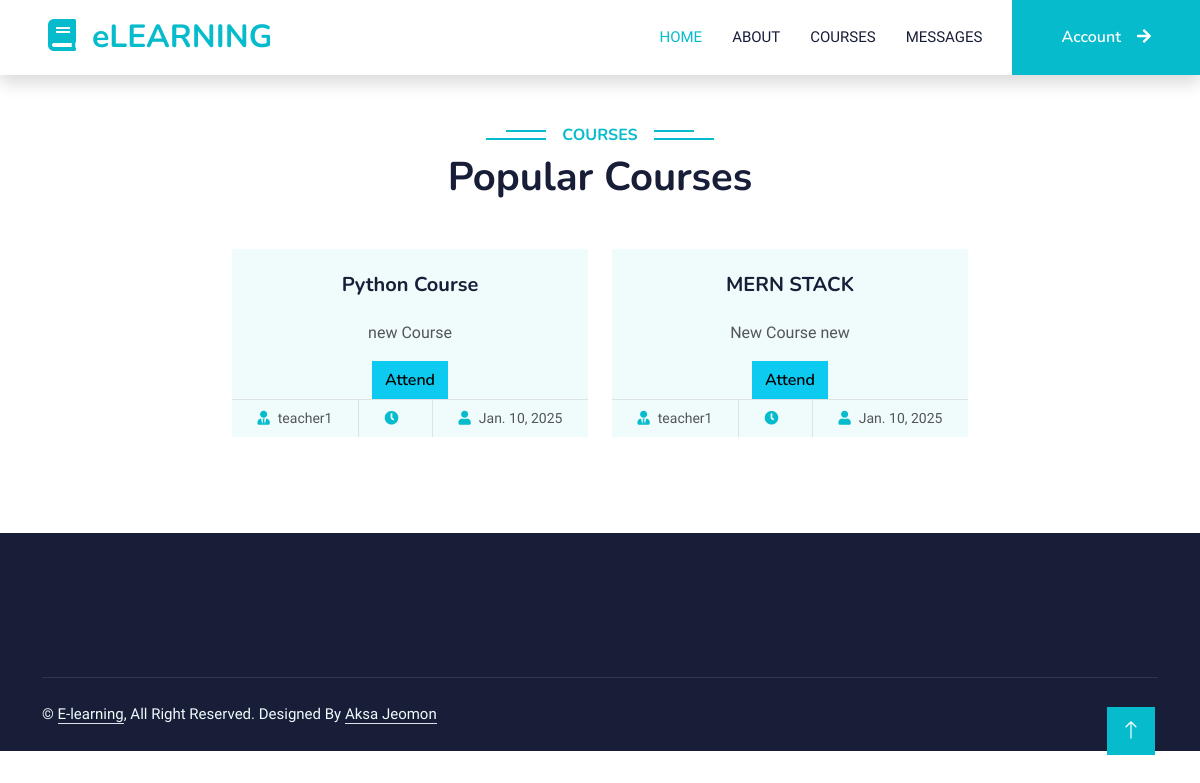
The page /course on the database its author committed.
### study/models.py (models this page shows)
class Courses(models.Model):
    user = models.ForeignKey(User,on_delete=models.CASCADE, related_query_name="owner")
    course_title = models.CharField(max_length=255)
    added_date = models.DateField(auto_now_add=True)
    description = models.TextField()

### study/views.py (the view)
# urls.py: path("course",views.course,name="course"),
def course(request):
    courses = Courses.objects.all()
    context = {
        "courses":courses
    }
    return render(request, "course.html",context )

### templates/course.html (shortened to what this page needs)
{% extends 'index.html' %}
{% load static %}
{% block content %}
  <div class="container-xxl py-5">
    <div class="container">
        <div class="text-center wow fadeInUp" data-wow-delay="0.1s">
            <h6 class="section-title bg-white text-center text-primary px-3">Courses</h6>
            <h1 class="mb-5">Popular Courses</h1>
        </div>
        <div class="row g-4 justify-content-center">
            {% for i in courses %}
            <div class="col-lg-4 col-md-6 wow fadeInUp" data-wow-delay="0.1s">
                <div class="course-item bg-light">
                    <div class="text-center p-4 pb-0">
                        <h5 class="mb-4">{{i.course_title}}</h5>
                        <p>{{i.description}}</p>
                        <a href="{%url 'course_details' i.id %}" class="btn btn-info">Attend</a>
                    </div>
                    <div class="d-flex border-top">
                        <small class="flex-fill text-center border-end py-2"><i class="fa fa-user-tie text-primary me-2"></i>{{i.user}}</small>
                        <small class="flex-fill text-center border-end py-2"><i class="fa fa-clock text-primary me-2"></i></small>
                        <small class="flex-fill text-center py-2"><i class="fa fa-user text-primary me-2"></i>{{i.added_date}}</small>
                    </div>
                </div>
            </div>
            {% endfor  %}
        </div>
    </div>
</div>
{% endblock %}

### static/css/style.css (style rules this page uses)
:root { --primary: #06BBCC; --light: #F0FBFC; --dark: #181d38; }
.btn { font-family: 'Nunito', sans-serif; font-weight: 600; transition: .5s; }
.section-title { position: relative; display: inline-block; text-transform: uppercase; }
.section-title::before { position: absolute; content: ""; width: calc(100% + 80px); height: 2px; top: 4px; left: -40px; background: var(--primary); z-index: -1; }
.section-title::after { position: absolute; content: ""; width: calc(100% + 120px); height: 2px; bottom: 5px; left: -60px; background: var(--primary); z-index: -1; }

### rows shown on the page
Courses: course_title "Python Course", description "new Course", user "teacher1", added_date "Jan. 10, 2025"
Courses: course_title "MERN STACK", description "New Course new", user "teacher1", added_date "Jan. 10, 2025"
